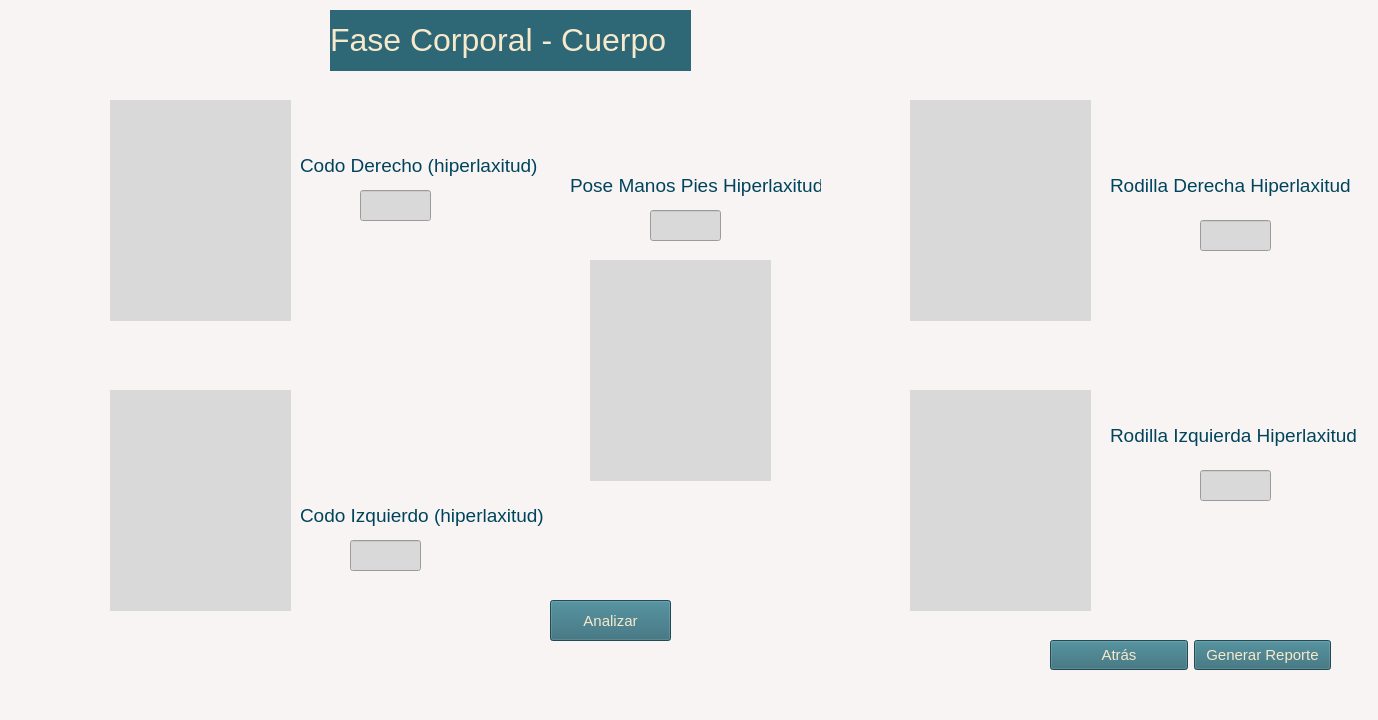
<?xml version="1.0" encoding="UTF-8"?>
<ui version="4.0">
 <class>MainWindow</class>
 <widget class="QMainWindow" name="MainWindow">
  <property name="geometry">
   <rect>
    <x>0</x>
    <y>0</y>
    <width>1378</width>
    <height>720</height>
   </rect>
  </property>
  <property name="windowTitle">
   <string>Reconocimiento Corporal - Cuerpo</string>
  </property>
  <property name="windowIcon">
   <iconset>
    <normaloff>imagenes/zebra.png</normaloff>imagenes/zebra.png</iconset>
  </property>
  <property name="styleSheet">
   <string notr="true">background-color: rgb(248, 244, 244);</string>
  </property>
  <widget class="QWidget" name="centralwidget">
   <widget class="QLabel" name="Codo_Derecho">
    <property name="geometry">
     <rect>
      <x>110</x>
      <y>100</y>
      <width>181</width>
      <height>221</height>
     </rect>
    </property>
    <property name="styleSheet">
     <string notr="true">background-color: rgb(217, 217, 217);</string>
    </property>
    <property name="text">
     <string/>
    </property>
    <property name="pixmap">
     <pixmap>imagenes/4-min-620x350.jpg</pixmap>
    </property>
    <property name="scaledContents">
     <bool>true</bool>
    </property>
   </widget>
   <widget class="QLabel" name="label_2">
    <property name="geometry">
     <rect>
      <x>0</x>
      <y>200</y>
      <width>141</width>
      <height>41</height>
     </rect>
    </property>
    <property name="text">
     <string/>
    </property>
    <property name="pixmap">
     <pixmap>imagenes/rayas1.png</pixmap>
    </property>
    <property name="scaledContents">
     <bool>true</bool>
    </property>
   </widget>
   <widget class="QLabel" name="label_3">
    <property name="geometry">
     <rect>
      <x>330</x>
      <y>10</y>
      <width>361</width>
      <height>61</height>
     </rect>
    </property>
    <property name="font">
     <font>
      <pointsize>17</pointsize>
     </font>
    </property>
    <property name="styleSheet">
     <string notr="true">color: rgb(0, 68, 91);
background-color: rgb(46, 104, 118);</string>
    </property>
    <property name="text">
     <string>&lt;html&gt;&lt;head/&gt;&lt;body&gt;&lt;p&gt;&lt;span style=&quot; font-size:24pt; color:#f7e9cc;&quot;&gt;Fase Corporal - Cuerpo&lt;/span&gt;&lt;/p&gt;&lt;/body&gt;&lt;/html&gt;</string>
    </property>
   </widget>
   <widget class="QLabel" name="label_4">
    <property name="geometry">
     <rect>
      <x>-10</x>
      <y>10</y>
      <width>881</width>
      <height>61</height>
     </rect>
    </property>
    <property name="text">
     <string/>
    </property>
    <property name="pixmap">
     <pixmap>imagenes/franja.png</pixmap>
    </property>
    <property name="scaledContents">
     <bool>true</bool>
    </property>
   </widget>
   <widget class="QWidget" name="layoutWidget">
    <property name="geometry">
     <rect>
      <x>1050</x>
      <y>630</y>
      <width>281</width>
      <height>51</height>
     </rect>
    </property>
    <property name="sizePolicy">
     <sizepolicy hsizetype="Preferred" vsizetype="Preferred">
      <horstretch>0</horstretch>
      <verstretch>0</verstretch>
     </sizepolicy>
    </property>
    <property name="minimumSize">
     <size>
      <width>0</width>
      <height>30</height>
     </size>
    </property>
    <layout class="QHBoxLayout" name="horizontalLayout_2">
     <item>
      <widget class="QPushButton" name="b_Cancelar">
       <property name="sizePolicy">
        <sizepolicy hsizetype="Minimum" vsizetype="Fixed">
         <horstretch>0</horstretch>
         <verstretch>0</verstretch>
        </sizepolicy>
       </property>
       <property name="minimumSize">
        <size>
         <width>0</width>
         <height>30</height>
        </size>
       </property>
       <property name="font">
        <font>
         <pointsize>11</pointsize>
        </font>
       </property>
       <property name="cursor">
        <cursorShape>PointingHandCursor</cursorShape>
       </property>
       <property name="styleSheet">
        <string notr="true">color: rgb(247, 233, 204);
background-color: rgb(46, 104, 118);</string>
       </property>
       <property name="text">
        <string>Atrás</string>
       </property>
      </widget>
     </item>
     <item>
      <widget class="QPushButton" name="b_Continuar">
       <property name="sizePolicy">
        <sizepolicy hsizetype="Minimum" vsizetype="Fixed">
         <horstretch>0</horstretch>
         <verstretch>0</verstretch>
        </sizepolicy>
       </property>
       <property name="minimumSize">
        <size>
         <width>0</width>
         <height>30</height>
        </size>
       </property>
       <property name="font">
        <font>
         <pointsize>11</pointsize>
        </font>
       </property>
       <property name="cursor">
        <cursorShape>PointingHandCursor</cursorShape>
       </property>
       <property name="styleSheet">
        <string notr="true">color: rgb(247, 233, 204);
background-color: rgb(46, 104, 118);</string>
       </property>
       <property name="text">
        <string>Generar Reporte</string>
       </property>
      </widget>
     </item>
    </layout>
   </widget>
   <widget class="QLineEdit" name="codo_der">
    <property name="geometry">
     <rect>
      <x>360</x>
      <y>190</y>
      <width>71</width>
      <height>31</height>
     </rect>
    </property>
    <property name="font">
     <font>
      <pointsize>11</pointsize>
     </font>
    </property>
    <property name="styleSheet">
     <string notr="true">color: rgb(46, 104, 118);
background-color: rgb(217, 217, 217);</string>
    </property>
   </widget>
   <widget class="QLineEdit" name="rodilla_der">
    <property name="geometry">
     <rect>
      <x>1200</x>
      <y>220</y>
      <width>71</width>
      <height>31</height>
     </rect>
    </property>
    <property name="font">
     <font>
      <pointsize>11</pointsize>
     </font>
    </property>
    <property name="styleSheet">
     <string notr="true">color: rgb(46, 104, 118);
background-color: rgb(217, 217, 217);</string>
    </property>
   </widget>
   <widget class="QLineEdit" name="codo_izq">
    <property name="geometry">
     <rect>
      <x>350</x>
      <y>540</y>
      <width>71</width>
      <height>31</height>
     </rect>
    </property>
    <property name="font">
     <font>
      <pointsize>11</pointsize>
     </font>
    </property>
    <property name="styleSheet">
     <string notr="true">color: rgb(46, 104, 118);
background-color: rgb(217, 217, 217);</string>
    </property>
   </widget>
   <widget class="QLineEdit" name="rodilla_izq">
    <property name="geometry">
     <rect>
      <x>1200</x>
      <y>470</y>
      <width>71</width>
      <height>31</height>
     </rect>
    </property>
    <property name="font">
     <font>
      <pointsize>11</pointsize>
     </font>
    </property>
    <property name="styleSheet">
     <string notr="true">color: rgb(46, 104, 118);
background-color: rgb(217, 217, 217);</string>
    </property>
   </widget>
   <widget class="QLabel" name="label_5">
    <property name="geometry">
     <rect>
      <x>300</x>
      <y>150</y>
      <width>281</width>
      <height>31</height>
     </rect>
    </property>
    <property name="font">
     <font>
      <pointsize>14</pointsize>
     </font>
    </property>
    <property name="styleSheet">
     <string notr="true">color: rgb(0, 68, 91);</string>
    </property>
    <property name="text">
     <string>Codo Derecho (hiperlaxitud)</string>
    </property>
   </widget>
   <widget class="QLabel" name="label_6">
    <property name="geometry">
     <rect>
      <x>1110</x>
      <y>170</y>
      <width>241</width>
      <height>31</height>
     </rect>
    </property>
    <property name="font">
     <font>
      <pointsize>14</pointsize>
     </font>
    </property>
    <property name="styleSheet">
     <string notr="true">color: rgb(0, 68, 91);</string>
    </property>
    <property name="text">
     <string>Rodilla Derecha Hiperlaxitud</string>
    </property>
   </widget>
   <widget class="QLabel" name="label_7">
    <property name="geometry">
     <rect>
      <x>300</x>
      <y>500</y>
      <width>251</width>
      <height>31</height>
     </rect>
    </property>
    <property name="font">
     <font>
      <pointsize>14</pointsize>
     </font>
    </property>
    <property name="styleSheet">
     <string notr="true">color: rgb(0, 68, 91);</string>
    </property>
    <property name="text">
     <string>Codo Izquierdo (hiperlaxitud)</string>
    </property>
   </widget>
   <widget class="QLabel" name="label_8">
    <property name="geometry">
     <rect>
      <x>1110</x>
      <y>420</y>
      <width>251</width>
      <height>31</height>
     </rect>
    </property>
    <property name="font">
     <font>
      <pointsize>14</pointsize>
     </font>
    </property>
    <property name="styleSheet">
     <string notr="true">color: rgb(0, 68, 91);</string>
    </property>
    <property name="text">
     <string>Rodilla Izquierda Hiperlaxitud</string>
    </property>
   </widget>
   <widget class="QLabel" name="Rodilla_Derecha">
    <property name="geometry">
     <rect>
      <x>910</x>
      <y>100</y>
      <width>181</width>
      <height>221</height>
     </rect>
    </property>
    <property name="styleSheet">
     <string notr="true">background-color: rgb(217, 217, 217);</string>
    </property>
    <property name="text">
     <string/>
    </property>
    <property name="pixmap">
     <pixmap>imagenes/4-min-620x350.jpg</pixmap>
    </property>
    <property name="scaledContents">
     <bool>true</bool>
    </property>
   </widget>
   <widget class="QLabel" name="label_9">
    <property name="geometry">
     <rect>
      <x>-10</x>
      <y>460</y>
      <width>141</width>
      <height>41</height>
     </rect>
    </property>
    <property name="text">
     <string/>
    </property>
    <property name="pixmap">
     <pixmap>imagenes/rayas1.png</pixmap>
    </property>
    <property name="scaledContents">
     <bool>true</bool>
    </property>
   </widget>
   <widget class="QLabel" name="Codo_Izquierdo">
    <property name="geometry">
     <rect>
      <x>110</x>
      <y>390</y>
      <width>181</width>
      <height>221</height>
     </rect>
    </property>
    <property name="styleSheet">
     <string notr="true">background-color: rgb(217, 217, 217);</string>
    </property>
    <property name="text">
     <string/>
    </property>
    <property name="pixmap">
     <pixmap>imagenes/4-min-620x350.jpg</pixmap>
    </property>
    <property name="scaledContents">
     <bool>true</bool>
    </property>
   </widget>
   <widget class="QPushButton" name="b_Analizar">
    <property name="geometry">
     <rect>
      <x>550</x>
      <y>600</y>
      <width>121</width>
      <height>41</height>
     </rect>
    </property>
    <property name="font">
     <font>
      <pointsize>11</pointsize>
     </font>
    </property>
    <property name="cursor">
     <cursorShape>PointingHandCursor</cursorShape>
    </property>
    <property name="styleSheet">
     <string notr="true">color: rgb(247, 233, 204);
background-color: rgb(46, 104, 118);</string>
    </property>
    <property name="text">
     <string>Analizar</string>
    </property>
   </widget>
   <widget class="QLabel" name="Rodilla_Izquierda">
    <property name="geometry">
     <rect>
      <x>910</x>
      <y>390</y>
      <width>181</width>
      <height>221</height>
     </rect>
    </property>
    <property name="styleSheet">
     <string notr="true">background-color: rgb(217, 217, 217);</string>
    </property>
    <property name="text">
     <string/>
    </property>
    <property name="pixmap">
     <pixmap>imagenes/4-min-620x350.jpg</pixmap>
    </property>
    <property name="scaledContents">
     <bool>true</bool>
    </property>
   </widget>
   <widget class="QLabel" name="Manos_Pies">
    <property name="geometry">
     <rect>
      <x>590</x>
      <y>260</y>
      <width>181</width>
      <height>221</height>
     </rect>
    </property>
    <property name="styleSheet">
     <string notr="true">background-color: rgb(217, 217, 217);</string>
    </property>
    <property name="text">
     <string/>
    </property>
    <property name="pixmap">
     <pixmap>imagenes/4-min-620x350.jpg</pixmap>
    </property>
    <property name="scaledContents">
     <bool>true</bool>
    </property>
   </widget>
   <widget class="QLabel" name="label_10">
    <property name="geometry">
     <rect>
      <x>570</x>
      <y>170</y>
      <width>251</width>
      <height>31</height>
     </rect>
    </property>
    <property name="font">
     <font>
      <pointsize>14</pointsize>
     </font>
    </property>
    <property name="styleSheet">
     <string notr="true">color: rgb(0, 68, 91);</string>
    </property>
    <property name="text">
     <string>Pose Manos Pies Hiperlaxitud</string>
    </property>
   </widget>
   <widget class="QLineEdit" name="manos_pies">
    <property name="geometry">
     <rect>
      <x>650</x>
      <y>210</y>
      <width>71</width>
      <height>31</height>
     </rect>
    </property>
    <property name="font">
     <font>
      <pointsize>11</pointsize>
     </font>
    </property>
    <property name="styleSheet">
     <string notr="true">color: rgb(46, 104, 118);
background-color: rgb(217, 217, 217);</string>
    </property>
   </widget>
   <zorder>label_2</zorder>
   <zorder>label_9</zorder>
   <zorder>Codo_Derecho</zorder>
   <zorder>label_4</zorder>
   <zorder>label_3</zorder>
   <zorder>layoutWidget</zorder>
   <zorder>codo_der</zorder>
   <zorder>rodilla_der</zorder>
   <zorder>codo_izq</zorder>
   <zorder>rodilla_izq</zorder>
   <zorder>label_5</zorder>
   <zorder>label_6</zorder>
   <zorder>label_7</zorder>
   <zorder>label_8</zorder>
   <zorder>Rodilla_Derecha</zorder>
   <zorder>Codo_Izquierdo</zorder>
   <zorder>b_Analizar</zorder>
   <zorder>Rodilla_Izquierda</zorder>
   <zorder>Manos_Pies</zorder>
   <zorder>label_10</zorder>
   <zorder>manos_pies</zorder>
  </widget>
  <widget class="QMenuBar" name="menubar">
   <property name="geometry">
    <rect>
     <x>0</x>
     <y>0</y>
     <width>1378</width>
     <height>21</height>
    </rect>
   </property>
  </widget>
  <widget class="QStatusBar" name="statusbar"/>
 </widget>
 <resources/>
 <connections/>
</ui>
